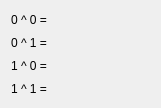
<?xml version="1.0" encoding="UTF-8"?>
<ui version="4.0">
 <class>Form</class>
 <widget class="QWidget" name="Form">
  <property name="geometry">
   <rect>
    <x>0</x>
    <y>0</y>
    <width>161</width>
    <height>108</height>
   </rect>
  </property>
  <property name="windowTitle">
   <string>Form</string>
  </property>
  <layout class="QGridLayout" name="gridLayout">
   <item row="0" column="0">
    <widget class="QLabel" name="label">
     <property name="sizePolicy">
      <sizepolicy hsizetype="Maximum" vsizetype="Preferred">
       <horstretch>0</horstretch>
       <verstretch>0</verstretch>
      </sizepolicy>
     </property>
     <property name="text">
      <string>0 ^ 0 =</string>
     </property>
    </widget>
   </item>
   <item row="0" column="1">
    <widget class="QLabel" name="xor_00">
     <property name="text">
      <string/>
     </property>
    </widget>
   </item>
   <item row="1" column="0">
    <widget class="QLabel" name="label_2">
     <property name="sizePolicy">
      <sizepolicy hsizetype="Maximum" vsizetype="Preferred">
       <horstretch>0</horstretch>
       <verstretch>0</verstretch>
      </sizepolicy>
     </property>
     <property name="text">
      <string>0 ^ 1 =</string>
     </property>
    </widget>
   </item>
   <item row="1" column="1">
    <widget class="QLabel" name="xor_01">
     <property name="text">
      <string/>
     </property>
    </widget>
   </item>
   <item row="2" column="0">
    <widget class="QLabel" name="label_3">
     <property name="sizePolicy">
      <sizepolicy hsizetype="Maximum" vsizetype="Preferred">
       <horstretch>0</horstretch>
       <verstretch>0</verstretch>
      </sizepolicy>
     </property>
     <property name="text">
      <string>1 ^ 0 =</string>
     </property>
    </widget>
   </item>
   <item row="2" column="1">
    <widget class="QLabel" name="xor_10">
     <property name="text">
      <string/>
     </property>
    </widget>
   </item>
   <item row="3" column="0">
    <widget class="QLabel" name="label_4">
     <property name="sizePolicy">
      <sizepolicy hsizetype="Maximum" vsizetype="Preferred">
       <horstretch>0</horstretch>
       <verstretch>0</verstretch>
      </sizepolicy>
     </property>
     <property name="text">
      <string>1 ^ 1 =</string>
     </property>
    </widget>
   </item>
   <item row="3" column="1">
    <widget class="QLabel" name="xor_11">
     <property name="text">
      <string/>
     </property>
    </widget>
   </item>
  </layout>
 </widget>
 <resources/>
 <connections/>
</ui>
